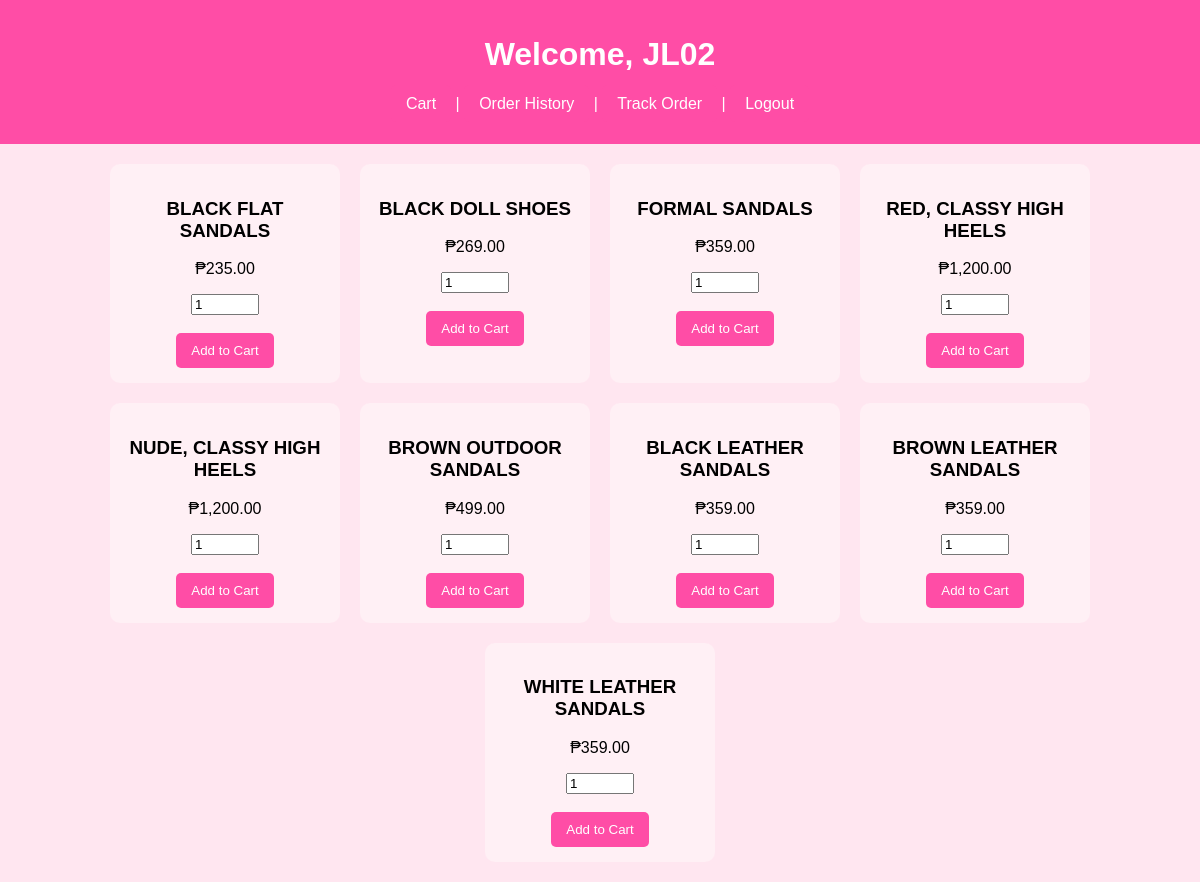
The app's page /websystem/homepage.php (signed in) with its own data.
### websystem/homepage.php (the view, shortened to what this page needs)
<?php
$host="127.0.0.1"; $user="root"; $pass=""; $db="m.i.a";
$conn=new mysqli($host,$user,$pass,$db);
$products=$conn->query("SELECT * FROM `product table`");
?>
<!DOCTYPE html>
<html>
<head>
</head>
<body>
<header>
<h1>Welcome, <?php echo htmlspecialchars($_SESSION['username']); ?></h1>
<p>
<a href="cart.php" class="button">Cart</a> |
<a href="order_history.php" class="button">Order History</a> |
<a href="track_order.php" class="button">Track Order</a> |
<a href="index.php" class="button">Logout</a>
</p>
</header>
<div class="product">
<?php while($p=$products->fetch_assoc()): ?>
<div class="card">
<h3><?php echo htmlspecialchars($p['product_name']); ?></h3>
<p>₱<?php echo number_format($p['price'],2); ?></p>
<form method="post" action="cart.php">
<input type="number" name="qty" value="1" min="1" style="width:60px;"><br><br>
<button type="submit" name="add_to_cart">Add to Cart</button>
</form>
</div>
<?php endwhile; ?>
</div>
</body>
</html>

### websystem/homepage.php (style rules this page uses)
body { font-family:Arial;background:#ffe6f0;margin:0; }
header { background:#ff4da6;color:white;padding:15px;text-align:center; }
.product { display:flex;flex-wrap:wrap;gap:20px;justify-content:center;margin:20px; }
.card { background:#fff0f5;padding:15px;border-radius:10px;width:200px;text-align:center; }
button,a.button { padding:10px 15px;background:#ff4da6;color:white;text-decoration:none;border:none;border-radius:5px;cursor:pointer; }

### records on screen
product table: product_name "BLACK FLAT SANDALS", price "235.00"
product table: product_name "BLACK DOLL SHOES", price "269.00"
product table: product_name "FORMAL SANDALS", price "359.00"
product table: product_name "RED, CLASSY HIGH HEELS", price "1,200.00"
product table: product_name "NUDE, CLASSY HIGH HEELS", price "1,200.00"
product table: product_name "BROWN OUTDOOR SANDALS", price "499.00"
product table: product_name "BLACK LEATHER SANDALS", price "359.00"
product table: product_name "BROWN LEATHER SANDALS", price "359.00"
product table: product_name "WHITE LEATHER SANDALS", price "359.00"

### other values on screen
$_SESSION['username'] "JL02"
